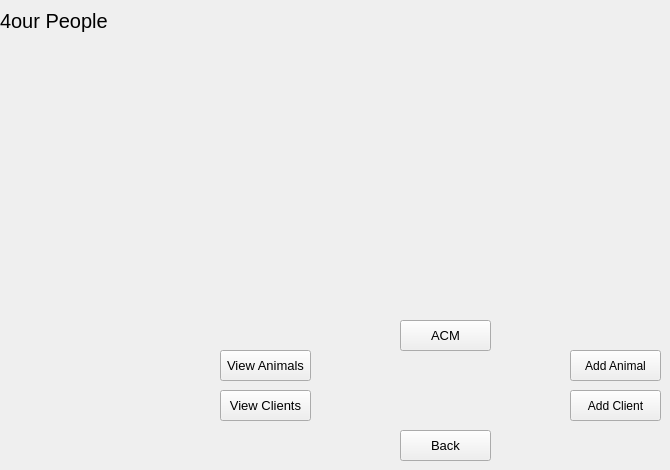
    <widget class="QWidget" name="page_3">
     <widget class="QPushButton" name="pushButton">
      <property name="geometry">
       <rect>
        <x>220</x>
        <y>350</y>
        <width>91</width>
        <height>31</height>
       </rect>
      </property>
      <property name="font">
       <font>
        <pointsize>10</pointsize>
       </font>
      </property>
      <property name="text">
       <string>View Animals</string>
      </property>
     </widget>
     <widget class="QPushButton" name="pushButton_2">
      <property name="geometry">
       <rect>
        <x>570</x>
        <y>350</y>
        <width>91</width>
        <height>31</height>
       </rect>
      </property>
      <property name="text">
       <string>Add Animal</string>
      </property>
     </widget>
     <widget class="QLabel" name="label_2">
      <property name="geometry">
       <rect>
        <x>290</x>
        <y>130</y>
        <width>311</width>
        <height>61</height>
       </rect>
      </property>
      <property name="font">
       <font>
        <pointsize>30</pointsize>
       </font>
      </property>
      <property name="text">
       <string/>
      </property>
     </widget>
     <widget class="QLabel" name="label_17">
      <property name="geometry">
       <rect>
        <x>0</x>
        <y>0</y>
        <width>121</width>
        <height>41</height>
       </rect>
      </property>
      <property name="font">
       <font>
        <pointsize>15</pointsize>
       </font>
      </property>
      <property name="text">
       <string>4our People</string>
      </property>
     </widget>
     <widget class="QPushButton" name="pushButton_11">
      <property name="geometry">
       <rect>
        <x>400</x>
        <y>430</y>
        <width>91</width>
        <height>31</height>
       </rect>
      </property>
      <property name="font">
       <font>
        <pointsize>10</pointsize>
       </font>
      </property>
      <property name="text">
       <string>Back</string>
      </property>
     </widget>
     <widget class="QPushButton" name="pushButton_12">
      <property name="geometry">
       <rect>
        <x>220</x>
        <y>390</y>
        <width>91</width>
        <height>31</height>
       </rect>
      </property>
      <property name="font">
       <font>
        <pointsize>10</pointsize>
       </font>
      </property>
      <property name="text">
       <string>View Clients</string>
      </property>
     </widget>
     <widget class="QPushButton" name="pushButton_18">
      <property name="geometry">
       <rect>
        <x>570</x>
        <y>390</y>
        <width>91</width>
        <height>31</height>
       </rect>
      </property>
      <property name="text">
       <string>Add Client</string>
      </property>
     </widget>
     <widget class="QPushButton" name="pushButton_27">
      <property name="geometry">
       <rect>
        <x>400</x>
        <y>320</y>
        <width>91</width>
        <height>31</height>
       </rect>
      </property>
      <property name="font">
       <font>
        <pointsize>10</pointsize>
       </font>
      </property>
      <property name="text">
       <string>ACM</string>
      </property>
     </widget>
    </widget>
